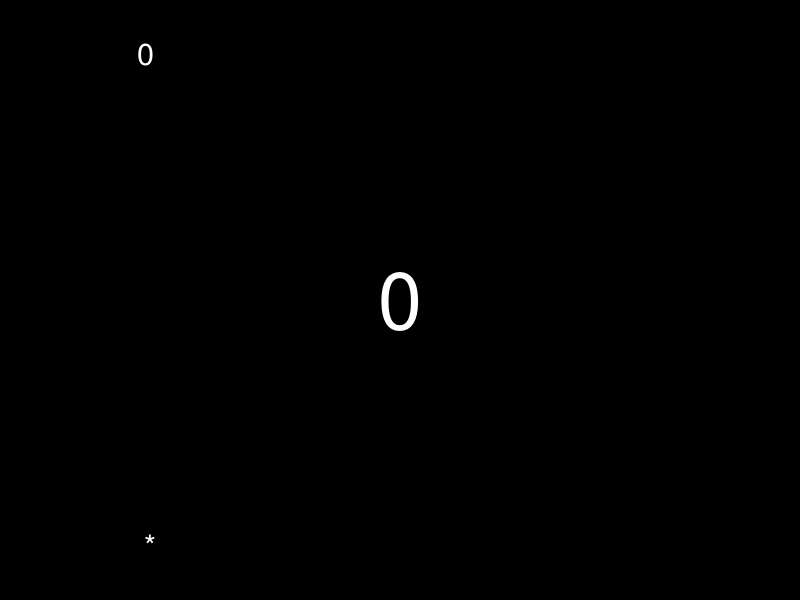
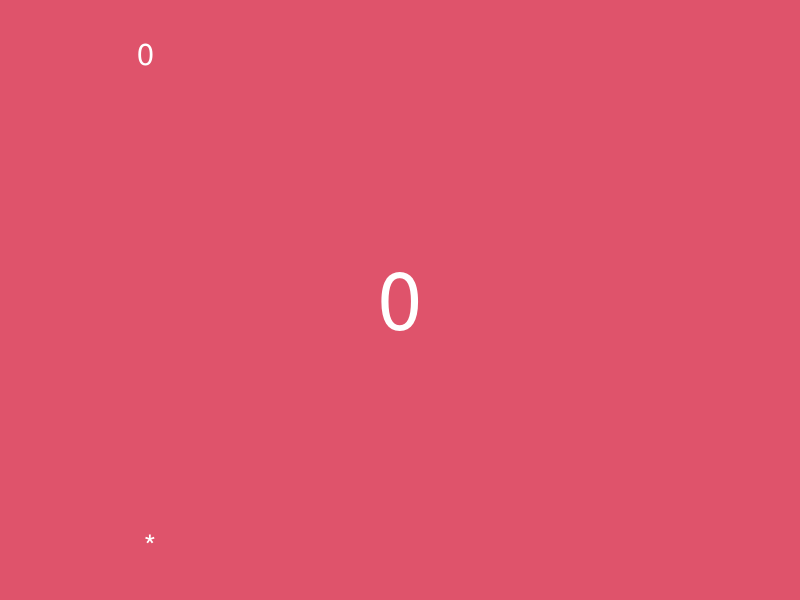
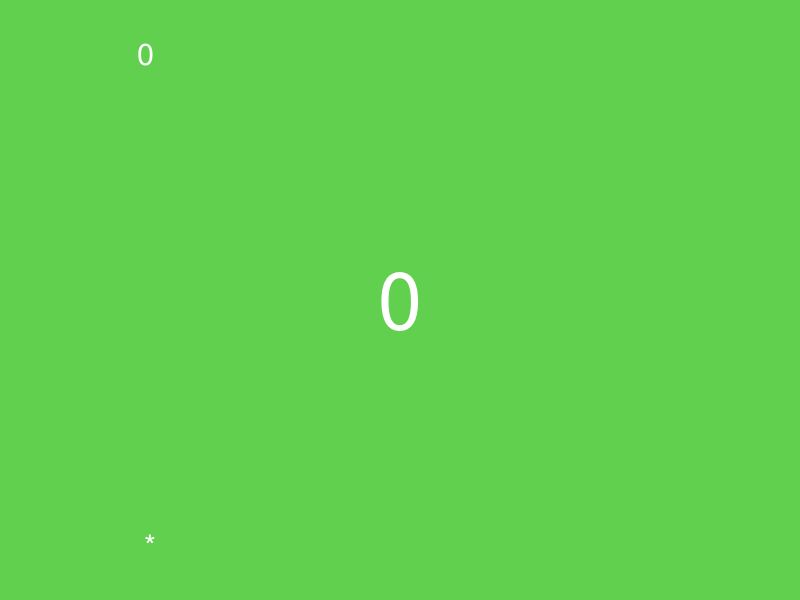
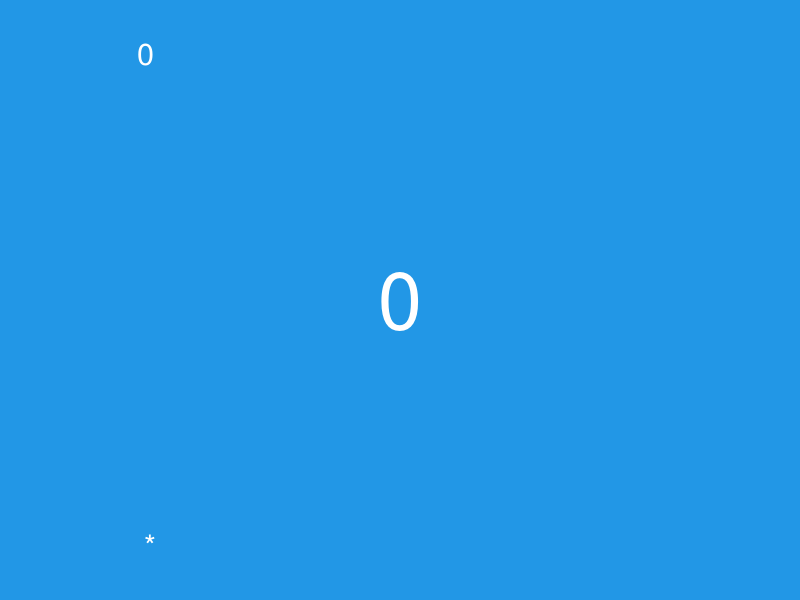
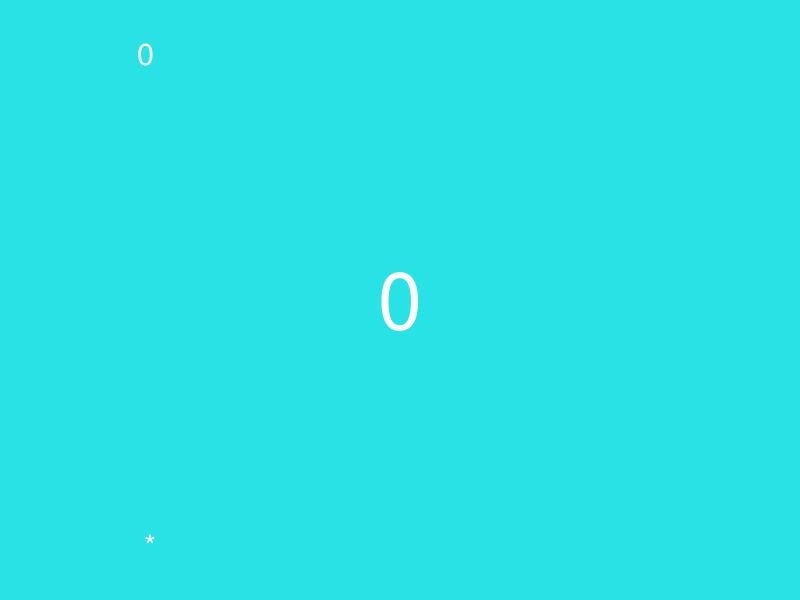
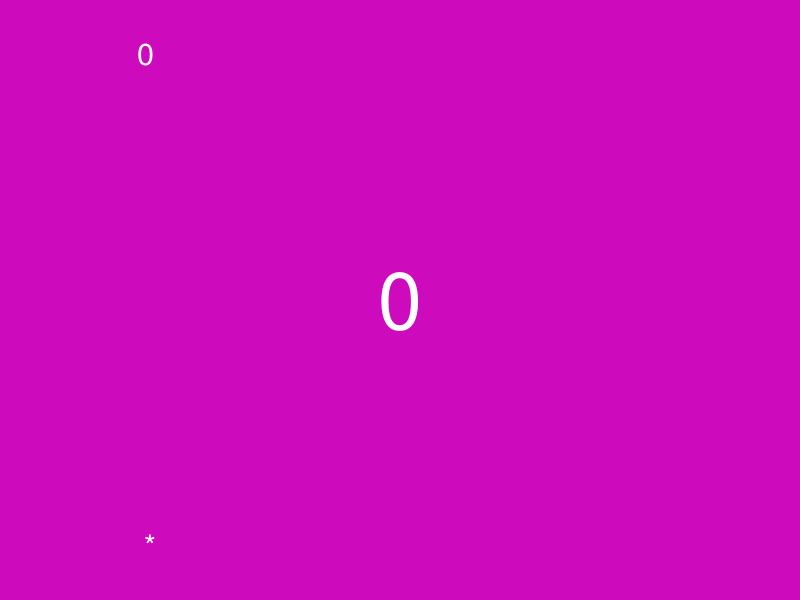
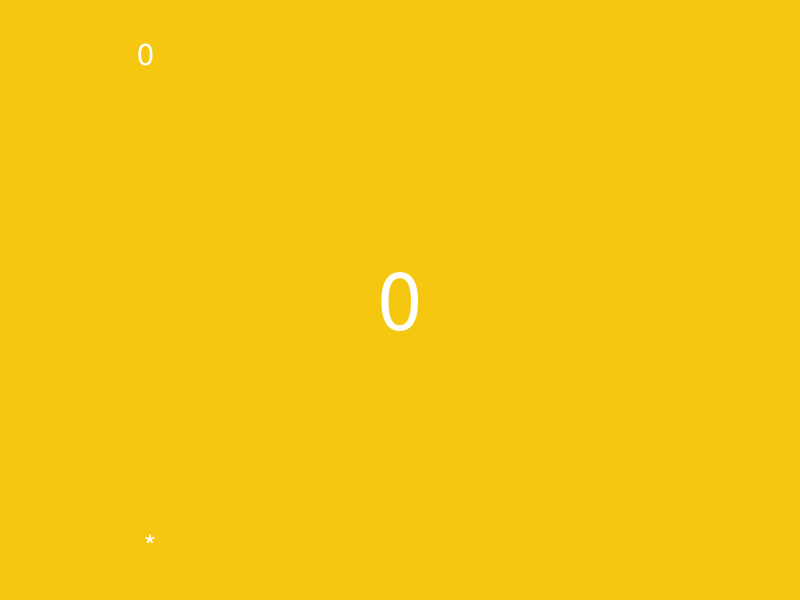
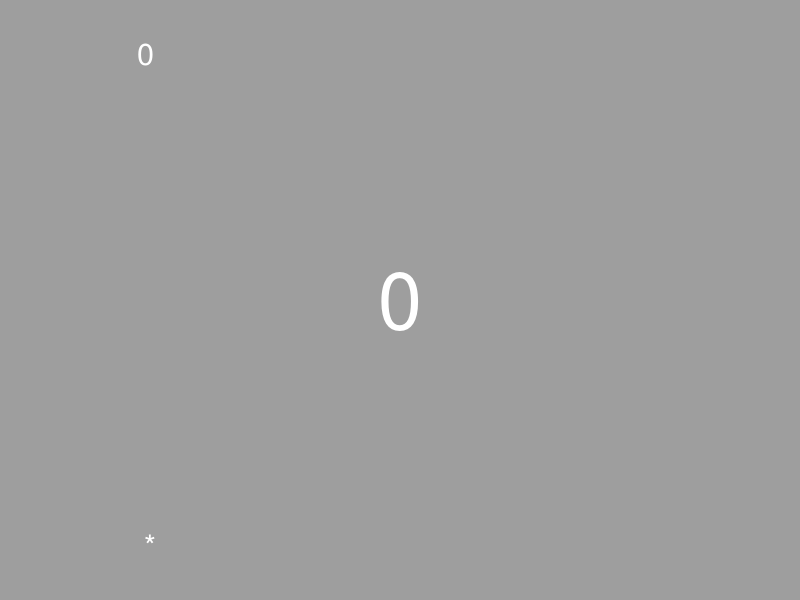

Write the R code that produced these figures, in order. (Note: this script raises an error after producing the figures.)
library(ggplot2)
library(tibble)
library(dplyr)
library(purrr)
library(glue)
library(tidyr)
library(readr)


voodoo_template <- function(rank, suit) {
  
  icon <- case_when(
    rank == "0" ~ "*",
    rank %in% c("5", "7") ~ "x2",
    TRUE ~ ""
  )
  
  text_col <- as.numeric(suit %in% c('yellow', 'green'))
  
  tribble(
    ~x, ~y, ~text, ~text_col, ~text_size, ~just,
    0.15, 0.05, icon, text_col, 3, 'center',
    0.15, 0.95, rank, text_col, 3, 'center',
    0.5, 0.5, rank, text_col, 20, 'center'
  )

}

generic_template <- function(rank, suit) {
  
  icon <- ''
  
  tribble(
    ~x, ~y, ~text, ~text_size, ~just,
    0.15, 0.05, icon, 3, 'center',
    0.15, 0.95, rank, 3, 'center',
    0.5, 0.5, rank, 20, 'center'
  )
  
}

texas_template <- function(rank, suit) {
  
  icon <- 10*(suit-1) + 12 - suit
  icon <- if_else(suit == 1, icon - 1, icon)
  
  tribble(
    ~x, ~y, ~text, ~text_size, ~just,
    0.15, 0.05, icon, 1, 'center',
    0.15, 0.95, rank, 3, 'center',
    0.5, 0.5, rank, 20, 'center'
  )
  
}



make_card <- function(rank, suit, template, dir, card_width = 1.03, card_height = 1.6, ...) {
  
  fill_cols <- c('black', 'red', 'orange', 'yellow', 'green', 'blue', 'purple', 'white')
  names(fill_cols) <- 1:8
  
  text_col <- if_else(fill_cols[suit] %in% c('black', 'red', 'blue', 'purple'), 'white', 'black')  
  
  template(rank, suit) %>%
    ggplot(aes(x = x, y = y)) +
    geom_text(aes(label = text, size = text_size, hjust = just), colour = text_col) +
    guides(size = F, colour = F) +
    scale_size_area(max_size = 20) +
    scale_colour_manual(values = c('0' = 'white', '1' = 'black')) +
    scale_x_continuous(limits = c(0,1)) +
    scale_y_continuous(limits = c(0,1)) +
    theme_void() +
    theme(plot.background = element_rect(fill = fill_cols[suit], colour = fill_cols[suit]))
  
  ggsave(glue('{dir}/card_{rank}_{suit}.svg'), width = card_width, height = card_height, units = 'in', dpi = 100)
  
  
}

#obsolete
make_card <- function(rank, suit, ...) {

  icon <- case_when(
    rank == "0" ~ " *",
    rank %in% c("5", "7") ~ "x2",
    TRUE ~ ""
  )
  
  textcol <- ifelse(suit %in% c('yellow', 'green'), 'black', 'white')
  
  layout <- tibble(x = c(0.15,0.15,0.5), 
                   y = c(0.05,0.95,0.5), 
                   text = c(icon, rank, rank),
                   fontsize = c(3,3,20),
                   just = c('center', 'center', 'center'))
  
  card <- layout %>%
    ggplot(aes(x = x, y = y)) +
    geom_text(aes(label = text, size = fontsize, hjust = just), colour = textcol) +
    guides(size = F, colour = F) +
    scale_size_area(max_size = 20) +
    scale_colour_manual(values=c(textcol)) +
    scale_x_continuous(limits = c(0,1)) +
    scale_y_continuous(limits = c(0,1)) +
    theme_void() +
    theme(plot.background = element_rect(fill = suit, colour = suit))
  
  ggsave(glue('card_{rank}_{suit}.png'), width = 1.03, height = 1.6, units = 'in', dpi = 100)
}


make_token <- function(rank, suit, label,...) {

  icon <- ""
  
  textcol <- ifelse(suit %in% c('yellow', 'green'), 'black', 'white')
  
  layout <- tibble(x = c(0,0.05,0.5,1,1), 
                   y = c(0.05,0.75,0.5,1,0), 
                   text = c(icon, rank, "","",""),
                   fontsize = c(3,3,20,1,1),
                   just = c('left', 'left', 'center','right','right'))
  
  card <- layout %>%
    ggplot(aes(x = x, y = y)) +
    geom_text(aes(label = text, size = fontsize, hjust = just), colour = textcol) +
    guides(size = F, colour = F) +
    scale_size(range=c(1,20)) +
    scale_colour_manual(values=c(textcol)) +
    theme_void() +
    theme(plot.background = element_rect(fill = suit, colour = suit))
  
  ggsave(glue('crew/token_{label}.png'), width = 1.03, height = 0.5, units = 'in', dpi = 100)
}



voodoo_card_list <- expand_grid(rank = 0:15, suit = c('blue', 'red', 'green', 'yellow', 'black'))

crew_card_list <- expand_grid(rank = 1:9, suit = c('blue', 'red', 'green', 'yellow')) 

crew_card_list <- bind_rows(crew_card_list, expand_grid(rank = 1:4, suit = 'black'))

crew_token_list <- tibble(rank = c(1:5, ">", ">>", ">>>", ">>>>", "\u2126"), 
                          suit = 'black',
                          label = c(1:5, "a", "b", "c", "d", "e"))


generic_card_list <- expand_grid(rank = c(as.character(0:20), ''), suit = 1:8)


pwalk(generic_card_list, make_card, template = generic_template, dir = 'generic_svg')

generic_card_list %>%
  transmute(label = glue('{rank}_{suit}'), 
         image = glue('https://raw.githubusercontent.com/mcgriffiths/cardgames/master/generic_svg/card_{rank}_{suit}.svg')) %>%
  write_csv('generic_cards_svg.csv')

crew_token_list %>%
  transmute(label = glue('token_{label}'), 
            image = glue('https://raw.githubusercontent.com/mcgriffiths/cardgames/master/crew/{label}.png')) %>%
  write_csv('crew_tokens.csv')


yokai_card_list <- expand_grid(rank = 1:7, suit = 1:7) %>% mutate(rank = rank + suit -1)



texas_card_list <- expand_grid(rank = 1:11, suit = 1:8) %>% 
  filter(rank <= (12-suit)) %>%
  mutate(rank = ifelse(suit == 1, rank - 1, rank), 
         rank = 10*(suit-1)+rank) 

texas_card_list %>%
  transmute(label = glue('{rank}_{suit}'), 
            image = glue('https://raw.githubusercontent.com/mcgriffiths/cardgames/master/texas/card_{rank}_{suit}.png')) %>%
  write_csv('texas_cards.csv')
